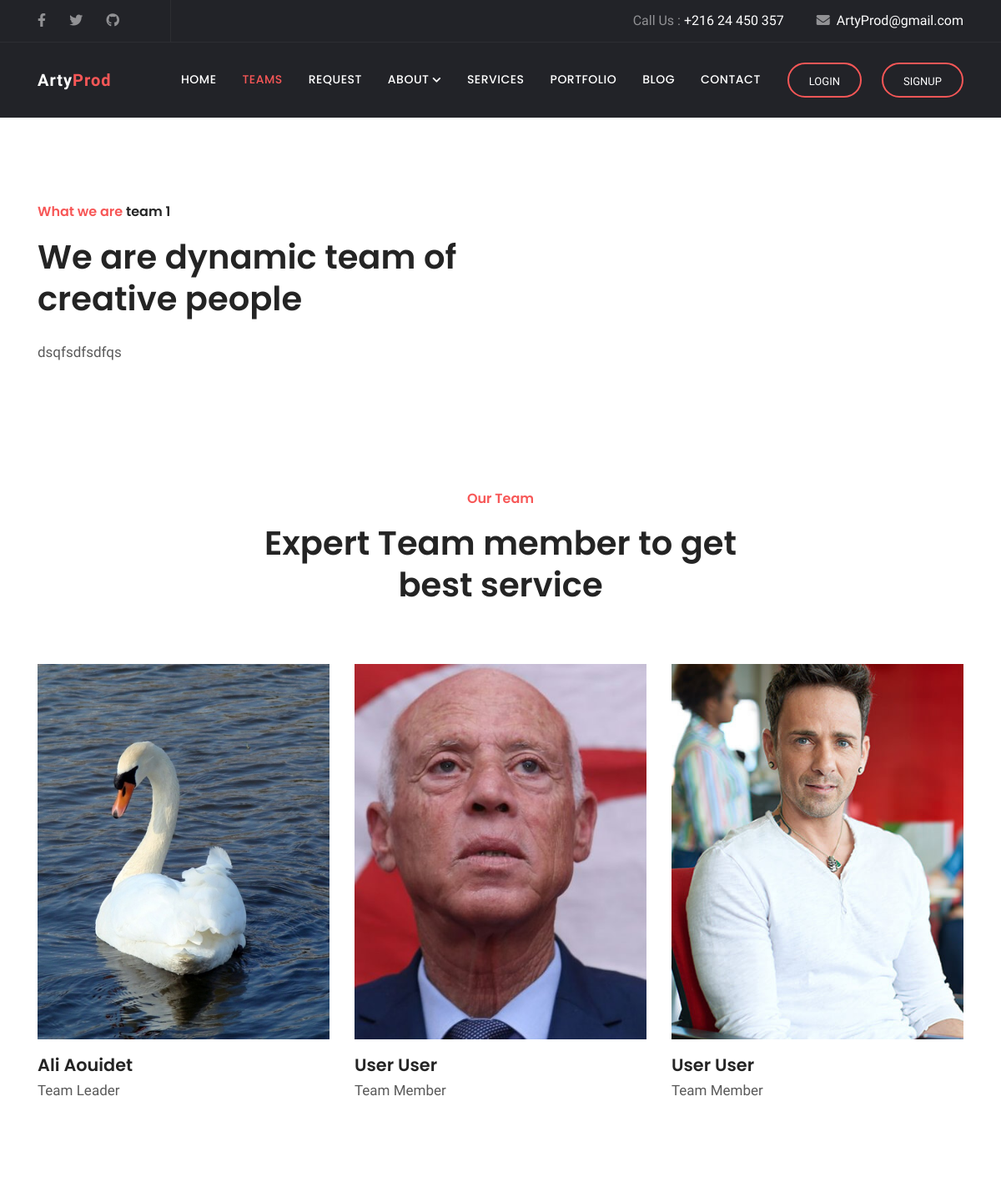
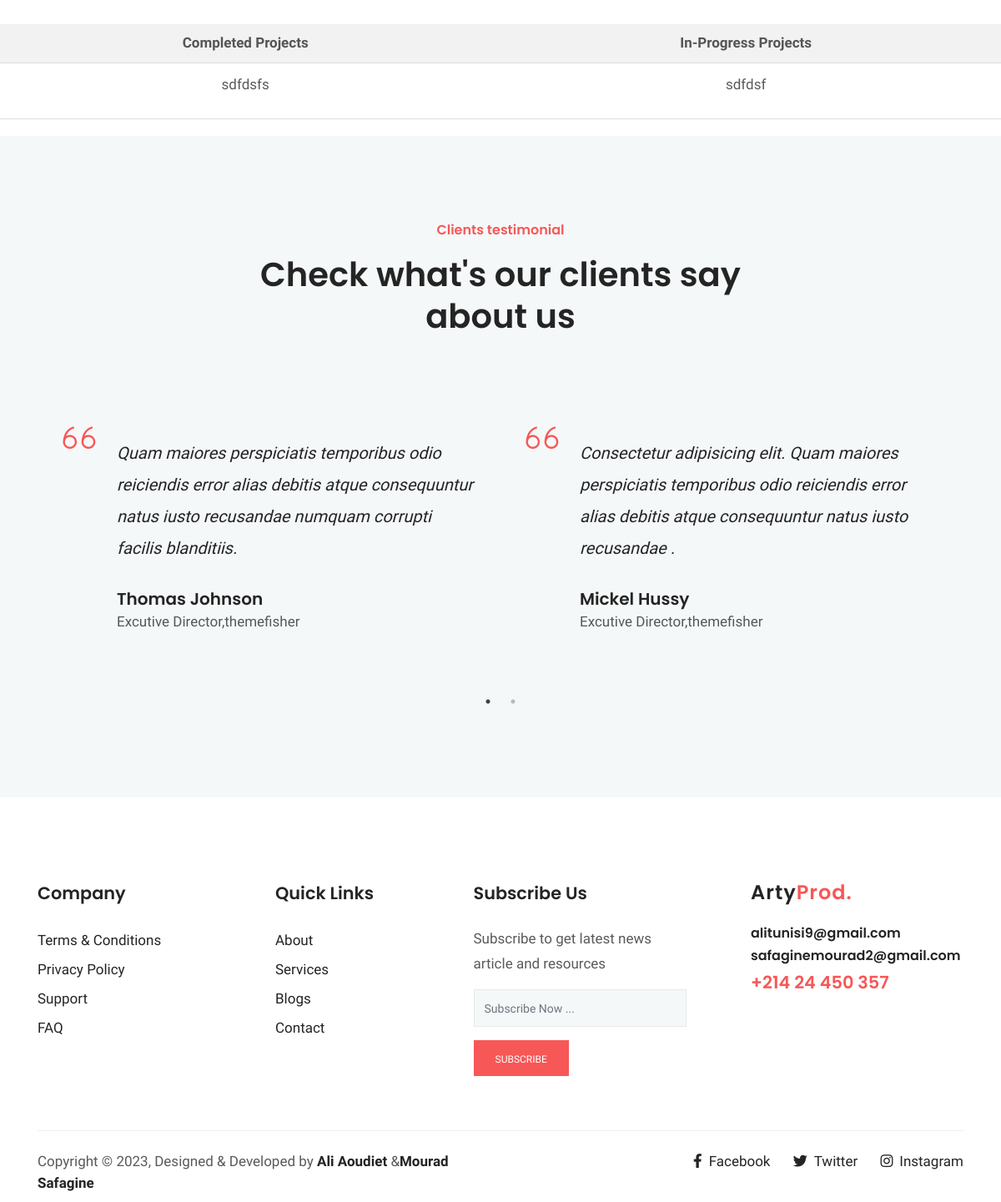
The page /team/2/ on the database its author committed (2 pictures, top to bottom).
### service/models.py (models this page shows, shortened)
class Team(models.Model):
    name = models.CharField(max_length=50)
    description = models.TextField()
    members = models.ManyToManyField(User, through='TeamMember')
    created_at = models.DateTimeField(auto_now_add=True)

class User(AbstractUser):
    username = None
    email = models.EmailField(_("email address"), unique=True)
    first_name = models.CharField(max_length=50)
    last_name = models.CharField(max_length=50)
    photo = models.ImageField(upload_to='user_photos', null=True, blank=True)
    phone = models.CharField(max_length=15)
    USERNAME_FIELD = "email"
    REQUIRED_FIELDS = []
    objects = CustomUserManager()

class TeamMember(models.Model):
    team = models.ForeignKey(Team, on_delete=models.CASCADE)
    member = models.ForeignKey(User, on_delete=models.CASCADE)
    is_leader = models.BooleanField(default=False)
    linkedin = models.URLField(blank=True)
    created_at = models.DateTimeField(auto_now_add=True)
    class Meta:
        constraints = [
            models.UniqueConstraint(
                fields=['team'], condition=models.Q(is_leader=True),
                name='unique_team_leader'
            )
        ]

class Project(models.Model):
    STATUS_CHOICES = (
        ('IP', 'In Progress'),
        ('C', 'Completed'),
    )
    title = models.CharField(max_length=100)
    description = models.TextField()
    start_date = models.DateField()
    end_date = models.DateField()
    client = models.ForeignKey(User, on_delete=models.CASCADE)
    services = models.ManyToManyField('Service', through='ProjectService')
    assigned_team = models.ForeignKey('Team', on_delete=models.SET_NULL, null=True)
    status = models.CharField(max_length=2, choices=STATUS_CHOICES, default='IP')
    created_at = models.DateTimeField(auto_now_add=True)

### service/views.py (the view)
# urls.py: path('team/<str:id>/', views.team_view, name='team'),
def team_view(request, id):
    team = get_object_or_404(Team, id=id)
    members = team.members.all()
    completed_projects = team.project_set.filter(status='C')
    in_progress_projects = team.project_set.filter(status='IP')
    return render(request, 'team.html', {
        'team': team,
        'members': members,
        'completed_projects': completed_projects,
        'in_progress_projects': in_progress_projects,
        'navbar': 'teams'
    })

### templates/team.html (shortened to what this page needs)
{% extends "base.html" %}
{% block content %}
<section class="section about-2 position-relative" style="padding-bottom: 0px;">
	<div class="container">
		<div class="row">
			<div class="col-lg-7">
				<div class="about-item pr-3 mb-5 mb-lg-0">
					<span class="h6 text-color">What we are </span><span class="h6 ">{{ team.name }}</span>
					<h2 class="mt-3 mb-4 position-relative content-title">We are dynamic team of creative people</h2>
					<p class="mb-5">{{ team.description }}</p>
				</div>
			</div>
		</div>
	</div>
</section>
<section class="section team">
	<div class="container">
		<div class="row justify-content-center">
			<div class="col-lg-7 text-center">
				<div class="section-title">
					<span class="h6 text-color">Our Team</span>
					<h2 class="mt-3 content-title">Expert Team member to get best service</h2>
				</div>
			</div>
		</div>
		<div class="row justify-content-center">
			{% for member in team.members.all %}
				<div class="col-lg-4 col-md-6 col-sm-6">
					<div class="team-item-wrap mb-5">
						<div class="team-item position-relative">
						</div>
						<div class="team-item-content">
						<h4 class="mt-3 mb-0 text-capitalize">{{ member.first_name }} {{ member.last_name }}</h4>
						{% for team_member in member.teammember_set.all %}
						{% if team_member.is_leader %}
							<p>Team Leader</p>
						{% else %}
							<p>Team Member</p>
						{% endif %}
					{% endfor %}
						</div>
					</div>
				</div>
			{% endfor %}
		</div>
	</div>
</section>
<section>
	<table>
		<thead>
		  <tr>
			<th>Completed Projects</th>
			<th>In-Progress Projects</th>
		  </tr>
		</thead>
		<tbody>
		  <tr>
			<td>
			  {% for project in completed_projects %}
				<p>{{ project.title }}</p>
			  {% empty %}
				<p>No completed projects</p>
			  {% endfor %}
			</td>
			<td>
			  {% for project in in_progress_projects %}
				<p>{{ project.title }}</p>
			  {% empty %}
				<p>No in-progress projects</p>
			  {% endfor %}
			</td>
		  </tr>
		</tbody>
	  </table>
</section>
<section class="section testimonial bg-gray">
	<div class="container">
		<div class="row justify-content-center">
			<div class="col-lg-7 text-center">
				<div class="section-title">
					<span class="h6 text-color">Clients testimonial</span>
					<h2 class="mt-3 content-title">Check what's our clients say about us</h2>
				</div>
			</div>
		</div>
	</div>
	<div class="container">
		<div class="testimonial-wrap">
			<div class="testimonial-item position-relative">
				<i class="ti-quote-left text-color"></i>
				<div class="testimonial-item-content">
					<p class="testimonial-text">Quam maiores perspiciatis temporibus odio reiciendis error alias debitis atque consequuntur natus iusto recusandae numquam corrupti facilis blanditiis.</p>
					<div class="testimonial-author">
						<h5 class="mb-0 text-capitalize">Thomas Johnson</h5>
						<p>Excutive Director,themefisher</p>
					</div>
				</div>
			</div>
			<div class="testimonial-item position-relative">
				<i class="ti-quote-left text-color"></i>
				<div class="testimonial-item-content">
					<p class="testimonial-text">Consectetur adipisicing elit. Quam maiores perspiciatis temporibus odio reiciendis error alias debitis atque consequuntur natus iusto recusandae .</p>
					<div class="testimonial-author">
						<h5 class="mb-0 text-capitalize">Mickel hussy</h5>
						<p>Excutive Director,themefisher</p>
					</div>
				</div>
			</div>
		</div>
	</div>
</section>
{% endblock %}

### static/css/style.css (style rules this page uses)
html { overflow-x: hidden; }
body { line-height: 1.5; font-family: "Hind", serif; -webkit-font-smoothing: antialiased; font-size: 17px; color: rgba(0, 0, 0, 0.65); }
h1, .h1, h2, .h2, h3, .h3, h4, .h4, h5, .h5, h6, .h6 { font-family: "Poppins", sans-serif; font-weight: 600; color: #242424; }
h2, .h2 { font-size: 2rem; font-weight: 600; line-height: 42px; }
h4, .h4 { font-size: 1.3rem; line-height: 30px; }
h5, .h5 { font-size: 1.25rem; }
h6, .h6 { font-size: 1rem; }
p { line-height: 30px; }
.bg-gray { background: #f5f8f9; }
.section { padding: 100px 0; }
.section-title { margin-bottom: 70px; }
.text-color { color: rgb(247, 87, 87); }
.content-title { font-size: 40px; line-height: 50px; }
.testimonial-item { padding: 50px 30px; }
.testimonial-item i { font-size: 40px; position: absolute; left: 30px; top: 30px; z-index: 1; }
.testimonial-item .testimonial-text { font-size: 20px; line-height: 38px; color: #242424; margin-bottom: 30px; font-style: italic; }
.testimonial-item .testimonial-item-content { padding-left: 65px; }

### templates/team.html (style rules this page uses)
table { width: 100%; border-collapse: collapse; margin-bottom: 20px; }
table p { text-align: center; }
th, td { padding: 10px; text-align: left; border-bottom: 1px solid #ddd; text-align: center; }
th { background-color: #f2f2f2; font-weight: bold; }

### rows shown on the page
Team: name "team 1", description "dsqfsdfsdfqs"
User: first_name "Ali", last_name "Aouidet"
TeamMember: is_leader "Team Leader"
User: first_name "User", last_name "User"
TeamMember: is_leader "Team Member"
User: first_name "User", last_name "User"
TeamMember: is_leader "Team Member"
Project: title "sdfdsfs"
Project: title "sdfdsf"
